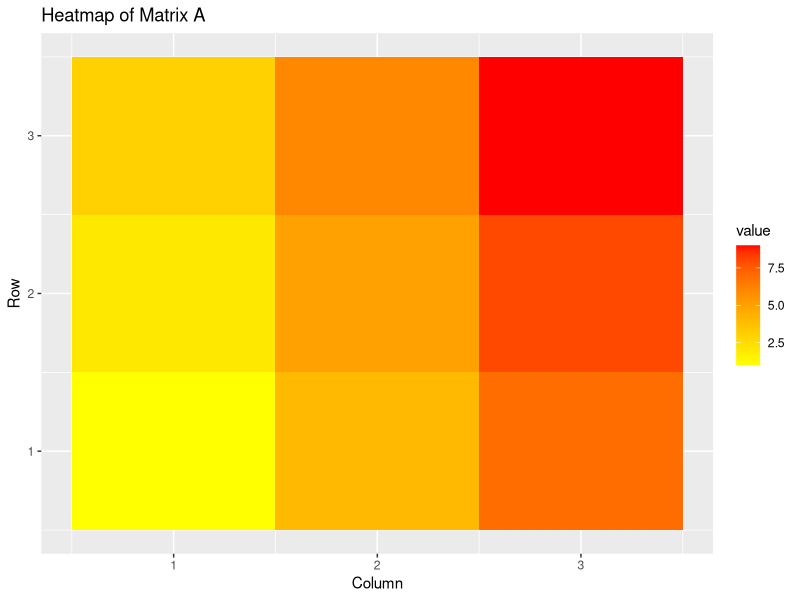
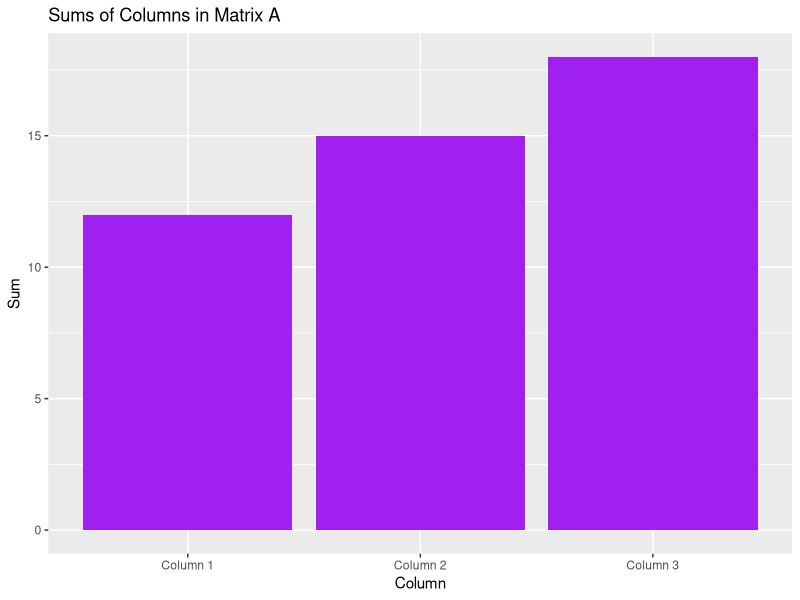

Generate these figures, in order, with R:
# Matrix Creation
matrix_A <- matrix(c(1, 2, 3, 4, 5, 6, 7, 8, 9), nrow = 3, ncol = 3, byrow = TRUE)
matrix_B <- matrix(c(9, 8, 7, 6, 5, 4, 3, 2, 1), nrow = 3, ncol = 3, byrow = TRUE)

# Matrix Manipulation
sum_matrix <- matrix_A + matrix_B
scaled_matrix <- matrix_A * 2

# Matrix Operations
transposed_A <- t(matrix_A)
product_matrix <- matrix_A %*% matrix_B

# Matrix Statistics
sum_matrix_A <- sum(matrix_A)
mean_matrix_B <- mean(matrix_B)
sd_matrix_B <- sd(matrix_B)

# Visualization
library(ggplot2)
library(reshape2)

# Heatmap of matrix_A with modified color gradient
heatmap_data <- melt(matrix_A)
heatmap_plot <- ggplot(heatmap_data, aes(x = Var1, y = Var2, fill = value)) +
  geom_tile() +
  scale_fill_gradient(low = "yellow", high = "red") +  # Modified color gradient
  labs(title = "Heatmap of Matrix A", x = "Column", y = "Row")

# Barplot of column sums of matrix_A
column_sums <- colSums(matrix_A)
col_names <- paste("Column", 1:3)
barplot_data <- data.frame(Column = col_names, Sum = column_sums)
barplot_plot <- ggplot(barplot_data, aes(x = Column, y = Sum)) +
  geom_bar(stat = "identity", fill = "purple") +
  labs(title = "Sums of Columns in Matrix A", x = "Column", y = "Sum")

# Display the visualizations
print(heatmap_plot)
print(barplot_plot)
